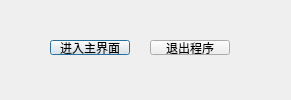
<?xml version="1.0" encoding="UTF-8"?>
<ui version="4.0">
 <class>WelcomeDialog</class>
 <widget class="QDialog" name="WelcomeDialog">
  <property name="geometry">
   <rect>
    <x>0</x>
    <y>0</y>
    <width>291</width>
    <height>100</height>
   </rect>
  </property>
  <property name="windowTitle">
   <string>Welcome</string>
  </property>
  <widget class="QPushButton" name="pushButton_access">
   <property name="geometry">
    <rect>
     <x>50</x>
     <y>40</y>
     <width>80</width>
     <height>15</height>
    </rect>
   </property>
   <property name="text">
    <string>进入主界面</string>
   </property>
  </widget>
  <widget class="QPushButton" name="pushButton_exit">
   <property name="geometry">
    <rect>
     <x>150</x>
     <y>40</y>
     <width>80</width>
     <height>15</height>
    </rect>
   </property>
   <property name="text">
    <string>退出程序</string>
   </property>
  </widget>
 </widget>
 <resources/>
 <connections>
  <connection>
   <sender>pushButton_access</sender>
   <signal>clicked()</signal>
   <receiver>WelcomeDialog</receiver>
   <slot>accept()</slot>
   <hints>
    <hint type="sourcelabel">
     <x>71</x>
     <y>145</y>
    </hint>
    <hint type="destinationlabel">
     <x>77</x>
     <y>177</y>
    </hint>
   </hints>
  </connection>
  <connection>
   <sender>pushButton_exit</sender>
   <signal>clicked()</signal>
   <receiver>WelcomeDialog</receiver>
   <slot>reject()</slot>
   <hints>
    <hint type="sourcelabel">
     <x>162</x>
     <y>146</y>
    </hint>
    <hint type="destinationlabel">
     <x>166</x>
     <y>176</y>
    </hint>
   </hints>
  </connection>
 </connections>
</ui>
